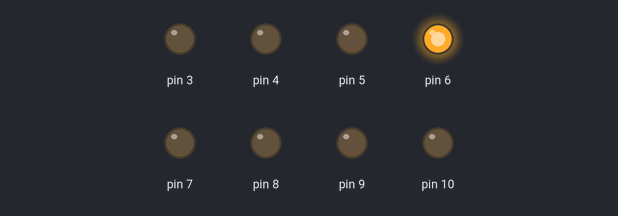
Bench run of a sketch on a simulated Arduino Uno, built with avr-gcc and run on an emulated ATmega328P. On the bench: output pins drawn as LEDs (lit = HIGH).

Above: at 0.12 s.
At 1.62 s:
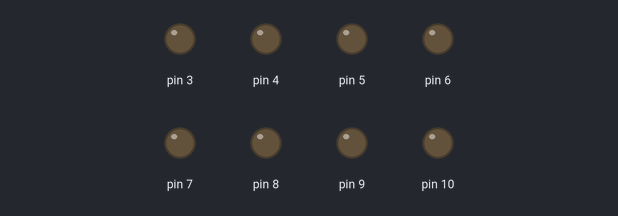
At 2.25 s:
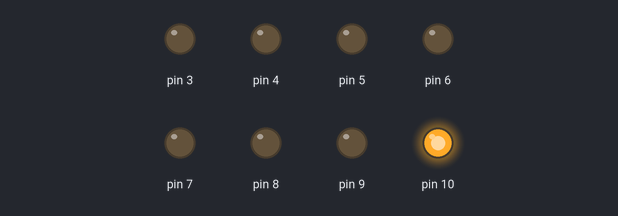
At 3.47 s:
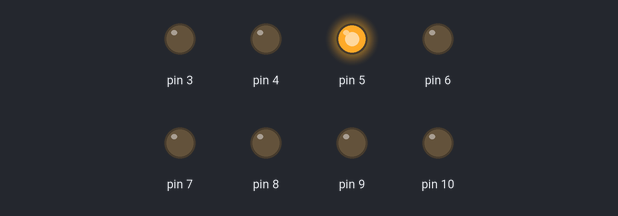
At 4.63 s:
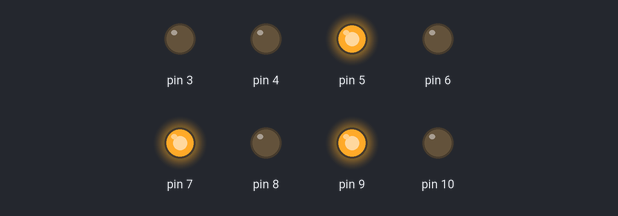
At 6.73 s:
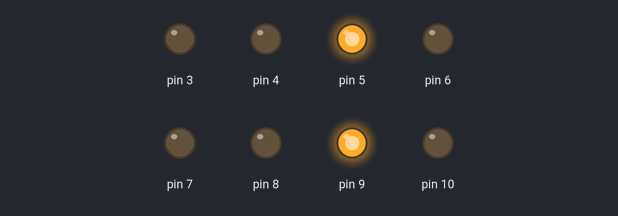
Timing chart, 0 to 7.0 s (numbered marks = the images above):
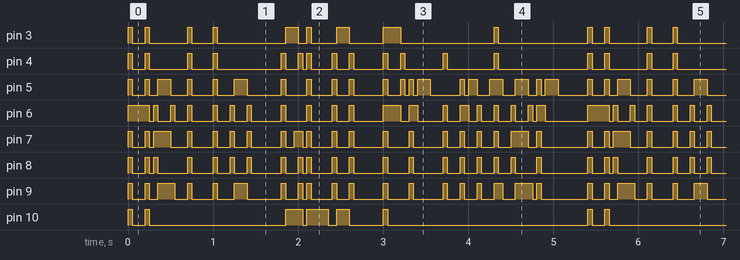

The sketch:

arduino_povled.ino
```cpp
// font inspired by many 5x8 fonts from various sources
//const char font[64*5] PROGMEM = {
const char font[64*5]  = {
 0b01111110,
 0b10100001,
 0b10011001,
 0b10000101,
 0b01111110, //0

 0b00000000,
 0b10000010,
 0b11111111,
 0b10000000,
 0b00000000, //1

 0b10000010,
 0b11000001,
 0b10100001,
 0b10010001,
 0b10001110, //2

 0b01000010,
 0b10000001,
 0b10001001,
 0b10001001,
 0b01110110, //3

 0b00011000,
 0b00010100,
 0b00010010,
 0b11111111,
 0b00010000, //4

 0b01001111,
 0b10001001,
 0b10001001,
 0b10001001,
 0b01110001, //5

 0b01111110,
 0b10001001,
 0b10001001,
 0b10001001,
 0b01110010, //6

 0b00000001,
 0b11000001,
 0b00110001,
 0b00001101,
 0b00000011, //7

 0b01110110,
 0b10001001,
 0b10001001,
 0b10001001,
 0b01110110, //8

 0b01000110,
 0b10001001,
 0b10001001,
 0b10001001,
 0b01111110, //9

 0b11111110,
 0b00001001,
 0b00001001,
 0b00001001,
 0b11111110, //A

 0b11111111,
 0b10001001,
 0b10001001,
 0b10001001,
 0b01110110, //B

 0b01111110,
 0b10000001,
 0b10000001,
 0b10000001,
 0b01000010, //C

 0b11111111,
 0b10000001,
 0b10000001,
 0b10000001,
 0b01111110, //D

 0b11111111,
 0b10001001,
 0b10001001,
 0b10001001,
 0b10000001, //E

 0b11111111,
 0b00001001,
 0b00001001,
 0b00001001,
 0b00000001, //F

 0b01111110,
 0b10000001,
 0b10000001,
 0b10010001,
 0b11110010, //G

 0b11111111,
 0b00001000,
 0b00001000,
 0b00001000,
 0b11111111, //H

 0b00000000,
 0b10000001,
 0b11111111,
 0b10000001,
 0b00000000, //I

 0b01100000,
 0b10000000,
 0b10000001,
 0b01111111,
 0b00000000, //J

 0b11111111,
 0b00001000,
 0b00010100,
 0b00100010,
 0b11000001, //K

 0b11111111,
 0b10000000,
 0b10000000,
 0b10000000,
 0b10000000, //L

 0b11111111,
 0b00000110,
 0b00111000,
 0b00000110,
 0b11111111, //M

 0b11111111,
 0b00000110,
 0b00011000,
 0b01100000,
 0b11111111, //N

 0b01111110,
 0b10000001,
 0b10000001,
 0b10000001,
 0b01111110, //O

 0b11111111,
 0b00001001,
 0b00001001,
 0b00001001,
 0b00000110, //P

 0b01111110,
 0b10000001,
 0b10100001,
 0b01000001,
 0b10111110, //Q

 0b11111111,
 0b00001001,
 0b00001001,
 0b00011001,
 0b11100110, //R

 0b01000110,
 0b10001001,
 0b10001001,
 0b10001001,
 0b01110010, //S

 0b00000001,
 0b00000001,
 0b11111111,
 0b00000001,
 0b00000001, //T

 0b01111111,
 0b10000000,
 0b10000000,
 0b10000000,
 0b01111111, //U

 0b00011111,
 0b01100000,
 0b10000000,
 0b01100000,
 0b00011111, //V

 0b11111111,
 0b01100000,
 0b00011100,
 0b01100000,
 0b11111111, //W

 0b11000011,
 0b00110100,
 0b00001000,
 0b00110100,
 0b11000011, //X

 0b00000011,
 0b00001100,
 0b11110000,
 0b00001100,
 0b00000011, //Y

 0b11000001,
 0b10100001,
 0b10011001,
 0b10000101,
 0b10000011, //Z

 0b00100000,
 0b01010100,
 0b01010100,
 0b01010100,
 0b01111000, //a

 0b01111111,
 0b01000100,
 0b01000100,
 0b01000100,
 0b00111000, //b

 0b00111000,
 0b01000100,
 0b01000100,
 0b01000100,
 0b00101000, //c

 0b00111000,
 0b01000100,
 0b01000100,
 0b01000100,
 0b01111111, //d

 0b00111000,
 0b01010100,
 0b01010100,
 0b01010100,
 0b01001000, //e

 0b00000100,
 0b01111110,
 0b00000101,
 0b00000001,
 0b00000000, //f

 0b10011000,
 0b10100100,
 0b10100100,
 0b10100100,
 0b01111000, //g

 0b01111111,
 0b00000100,
 0b00000100,
 0b00000100,
 0b01111000, //h

 0b00000000,
 0b00000000,
 0b01111010,
 0b00000000,
 0b00000000, //i

 0b00000000,
 0b01000000,
 0b10000000,
 0b01111010,
 0b00000000, //j

 0b01111111,
 0b00010000,
 0b00101000,
 0b01000100,
 0b00000000, //k

 0b00000000,
 0b00000000,
 0b01111111,
 0b00000000,
 0b00000000, //l

 0b01111000,
 0b00000100,
 0b00001000,
 0b00000100,
 0b01111000, //m

 0b01111100,
 0b00001000,
 0b00000100,
 0b00000100,
 0b01111000, //n

 0b00111000,
 0b01000100,
 0b01000100,
 0b01000100,
 0b00111000, //o

 0b11111100,
 0b00100100,
 0b00100100,
 0b00100100,
 0b00011000, //p

 0b00011000,
 0b00100100,
 0b00100100,
 0b00100100,
 0b11111100, //q

 0b01111100,
 0b00001000,
 0b00000100,
 0b00000100,
 0b00000100, //r

 0b01001000,
 0b01010100,
 0b01010100,
 0b01010100,
 0b00100100, //s

 0b00000000,
 0b00000100,
 0b01111111,
 0b01000100,
 0b00000000, //t

 0b00111100,
 0b01000000,
 0b01000000,
 0b01000000,
 0b00111100, //u

 0b00001100,
 0b00110000,
 0b01000000,
 0b00110000,
 0b00001100, //v

 0b00111100,
 0b01000000,
 0b00110000,
 0b01000000,
 0b00111100, //w

 0b01000100,
 0b00101000,
 0b00010000,
 0b00101000,
 0b01000100, //x

 0b10011100,
 0b10100000,
 0b10100000,
 0b10100000,
 0b01111100, //y

 0b01000100,
 0b01100100,
 0b01010100,
 0b01001100,
 0b01000100, //z

 0b00000000,
 0b00000000,
 0b00000000,
 0b00000000,
 0b00000000, //blank

 0b11111111,
 0b11111111,
 0b11111111,
 0b11111111,
 0b11111111  //unknown
};

int led_offset = 3;// Starting pin number for LEDs on the Arduino Mega
int interchar_delay = 50;//in ms

// the setup routine runs once when you press reset:
void setup() {
  // initialize the digital pin as an output.
  int led=0; // Pins 3 through 10 are wired
  for(led = 0; led < 8;led++){
    pinMode(led + led_offset, OUTPUT);
  }
}

// Turns all the LEDs off, for a space between characters
void allLEDOff(){
  int led = 0;
  for(led = 0; led < 8; led++){
    digitalWrite(led + 3, LOW);   // turn the LED on (HIGH is the voltage level)
  }
}

// Prepares the row of LEDs, based on the current 8bit line
// Each character is 8bit x 5
void setLEDLine(char line){
  int led = 0;
  // Finds each bit and determines if that LED needs to be on or off.
  for(led = 0; led < 8; led++){
    // Walks through each bit from the current font.
    // That tells us if the LED need to be on or off.
    if(line & (0x01 << led)){
      digitalWrite(led + led_offset, HIGH);
    } else {
      digitalWrite(led + led_offset, LOW);
    }
  }
}

// Prints out the character, line by line
// Each character is 8bit x 5
void printCharIndex(int index){
  int line = 0;
  for(line = 0; line < 5; line++){
    setLEDLine(font[(index * 5) + line]);
    delay(interchar_delay);
   }
   allLEDOff();
   delay(interchar_delay);
}

// Translates the character into the appropriate index for the font array.
void printChar(char raw_c){
 int index = 0;

 if ((raw_c > 0x2F ) && (raw_c < 0x3A)){
   // Is it an number?
   index = raw_c - 0x30;// Maps to the font number list
 } else if((raw_c > 0x40) && (raw_c < 0x5B)){
   // Is it an upper case letter?
   index = (raw_c - 0x41) + 10;// Accounts for the 10 numbers that are before the upper case letters
 } else if((raw_c > 0x61) && (raw_c < 0x7B)){
   // Is it a lower case letter?
   index = (raw_c - 0x61) + 10 + 26;// Accounts for the 10 numbers and upper case letters that come before the lower case letters.
 } else {
   // Not a valid character.  Print a space.
   index = 62;
 }
 printCharIndex(index);
}

void printMessage(String message){
  //
  int i = 0;
  int messageLen = message.length();
  for(i = 0; i < messageLen; i++){
    printChar(message.charAt(i));
  }
}

int doTest = 0;

// the loop routine runs over and over again forever:
void loop() {
  if(doTest == 1){
    int chars = 0;
    // Loops through all the characters, one at a time.
    for(chars = 0; chars < 64; chars++){
      // Scans each line from the current character
      printCharIndex(chars);
    }
  } else {
    // Print a message
    String message = String("Hello GLO Printer.");
    printMessage(message);
  }


}
```

Measured:
- by itself, pin 4–9: moves between LOW and HIGH, repeating every 5.4 s
- by itself, pin 10: repeats every 5.4 s: LOW 0.15 s, HIGH 0.05 s, LOW 1.6 s, HIGH 0.20 s, LOW 0.05 s, HIGH 0.25 s, LOW 0.10 s, HIGH 0.15 s, LOW 0.40 s, HIGH 0.05 s, LOW 2.4 s, HIGH 0.05 s
- by itself, pin 3: repeats every 5.4 s: LOW 0.15 s, HIGH 0.05 s, LOW 0.45 s, HIGH 0.05 s, LOW 0.25 s, HIGH 0.05 s, LOW 0.80 s, HIGH 0.15 s, LOW 0.10 s, HIGH 0.05 s, LOW 0.30 s, HIGH 0.15 s, LOW 0.40 s, HIGH 0.20 s, 2 × (LOW 1.1 s, HIGH 0.05 s)
